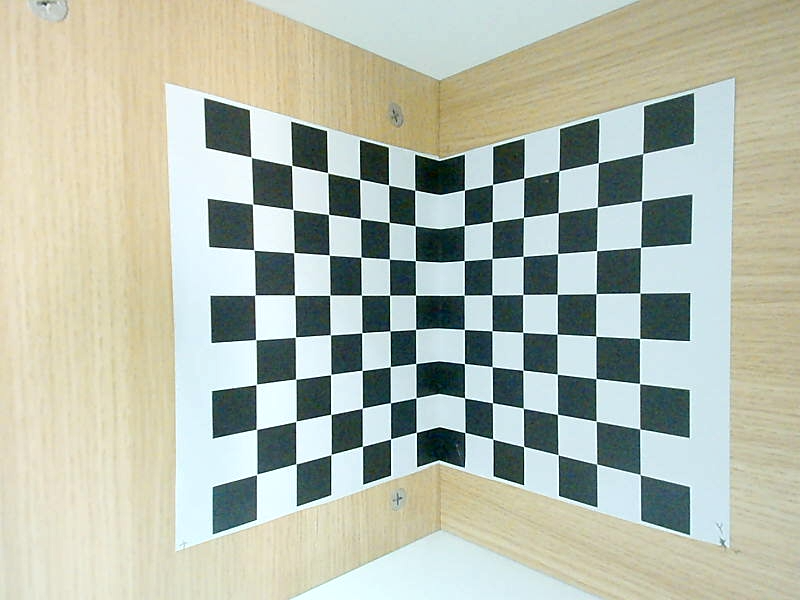
//> input picture left.png, 800 x 600 px
$ ./main   (built with g++ and OpenCV 4)
//> lines starting //> are read from the running program, lines starting //| are printed output that depends on the picture
### stereocalib.h
#pragma once
#ifndef STEREOCALIB_H
#define STEREOCALIB_H

#include <opencv2/core.hpp>
#include <vector>
#include <Eigen/Dense>


class stereoCalib
{
public:
	stereoCalib();
	~stereoCalib();

	void initialWorldPoint();
	void imagePointDetection(cv::Mat& img, cv::Mat& imgR);
	void solveProjectionMatrix(std::vector<cv::Point2f>& img_pts, std::vector<cv::Point3f>& word_pts, Eigen::MatrixXd& solve);
	void solveQR(Eigen::MatrixXd& Ho, Eigen::MatrixXd& intriK);
	void solveCameraParaByDLT(cv::Mat& img, cv::Mat& imgR);

private:
	std::vector<cv::Point3f> m_world_pts;
	std::vector<cv::Point2f> m_img_ptsL, m_img_ptsR;
	cv::Size m_imSize;
	cv::Mat intrinsic_MatrixL, distortion_coeffsL, rvecsL, tvecsL;
	cv::Mat intrinsic_MatrixR, distortion_coeffsR, rvecsR, tvecsR;

	cv::Mat R, T,E,F;
};

#endif // !STEREOCALIB_H

### stereocalib.cpp
#include "stereocalib.h"
#include <Eigen/Core>
#include <Eigen/SVD>
#include <iostream>
#include <opencv.hpp>

using namespace std;
using namespace Eigen;
using namespace cv;

stereoCalib::stereoCalib()
{
	;
}

stereoCalib::~stereoCalib()
{
	;
}

void stereoCalib::initialWorldPoint()
{
	// 2 initial 3d world control points
	for (int i = 8; i > 0; i--)       //
	{
		m_world_pts.push_back(Point3f(24.3f * 6, 0, 24.3f * i));
		m_world_pts.push_back(Point3f(24.3f * 5, 0, 24.3f * i));
		m_world_pts.push_back(Point3f(24.3f * 4, 0, 24.3f * i));
		m_world_pts.push_back(Point3f(24.3f * 3, 0, 24.3f * i));
		m_world_pts.push_back(Point3f(24.3f * 2, 0, 24.3f * i));
		m_world_pts.push_back(Point3f(24.3f * 1, 0, 24.3f * i));

		m_world_pts.push_back(Point3f(0, 24.3f * 1, 24.3f * i));
		m_world_pts.push_back(Point3f(0, 24.3f * 2, 24.3f * i));
		m_world_pts.push_back(Point3f(0, 24.3f * 3, 24.3f * i));
		m_world_pts.push_back(Point3f(0, 24.3f * 4, 24.3f * i));
		m_world_pts.push_back(Point3f(0, 24.3f * 5, 24.3f * i));
		m_world_pts.push_back(Point3f(0, 24.3f * 6, 24.3f * i));
	}
}

void stereoCalib::imagePointDetection(cv::Mat& imgL, cv::Mat& imgR)
{
	m_imSize = imgL.size();

	Mat grayL,grayR;
	cvtColor(imgL, grayL, cv::COLOR_BGR2GRAY);
	cvtColor(imgR, grayR, cv::COLOR_BGR2GRAY);


	/*bool retL = cv::findChessboardCorners(grayL,
		cv::Size(12, 8),
		m_img_ptsL,
		cv::CALIB_CB_ADAPTIVE_THRESH);

	bool retR = cv::findChessboardCorners(grayR,
		cv::Size(12, 8),
		m_img_ptsR,
		cv::CALIB_CB_ADAPTIVE_THRESH);*/

	vector<Point2f> mpL, mpR;
	bool retL = cv::findChessboardCorners(grayL,
		cv::Size(12, 8),
		mpL,
		cv::CALIB_CB_ADAPTIVE_THRESH);

	bool retR = cv::findChessboardCorners(grayR,
		cv::Size(12, 8),
		mpR,
		cv::CALIB_CB_ADAPTIVE_THRESH);

	for (int i = 0; i < 12*8; i++)       //
	{
		m_img_ptsL.push_back(mpL[i]);
		m_img_ptsR.push_back(mpR[i]);
	}


	////指定亚像素计算迭代标注
	//cv::TermCriteria criteria = cv::TermCriteria(
	//    cv::TermCriteria::MAX_ITER + cv::TermCriteria::EPS,
	//    40,
	//    0.1);

	////亚像素检测
	//cv::cornerSubPix(grayL, corners, cv::Size(5, 5), cv::Size(-1, -1), criteria);

	//角点绘制
	//cv::drawChessboardCorners(imL, cv::Size(12, 8), corners, ret);
}

void stereoCalib::solveProjectionMatrix(std::vector<cv::Point2f>& img_pts, std::vector<cv::Point3f>& word_pts, Eigen::MatrixXd& solve)
{
	int pts_num = word_pts.size();

	if (word_pts.size() < 7 || img_pts.size() < 7)
	{
		std::cerr << "wrong points num" << std::endl;
		return;
	}

	if (word_pts.size() != img_pts.size())
	{
		std::cerr << "num of img_pts are not equal to the one world pts have" << std::endl;
		return;
	}

	// Ax = 0
	// inital Matrix A
	Eigen::MatrixXd A_h = Eigen::MatrixXd::Zero(2*word_pts.size(), 12);

		//Constant(word_pts.size(), 12, 0);

	cout << "rows: " << A_h.rows() << endl;
	cout << "cols: " << A_h.cols() << endl;

	for (int i = 0; i < pts_num; i++)
	{
		MatrixXd m_world_pts(1,4);
		m_world_pts << word_pts[i].x, word_pts[i].y, word_pts[i].z, 1;
		MatrixXd m_img_pts(1,2);
		m_img_pts << img_pts[i].x, img_pts[i].y;

		A_h.block(i * 2, 0, 1, 4) = -1* m_world_pts;
		A_h.block(i * 2, 8, 1, 4) = m_img_pts(0) * m_world_pts;
		A_h.block(i * 2 + 1, 4, 1, 4) = -1 * m_world_pts;
		A_h.block(i * 2 + 1, 8, 1, 4) = m_img_pts(1) * m_world_pts;
	}

	JacobiSVD<Eigen::MatrixXd> svd(A_h, ComputeThinU | ComputeThinV);

	 // A_h = USV^T
	MatrixXd V(12,12), U(2 * word_pts.size(), 12);

	V = svd.matrixV();
	U = svd.matrixU();

	auto S_singular = svd.singularValues();

	MatrixXd S_M = MatrixXd::Zero(12,12);
	S_M.diagonal() = S_singular.transpose();

	//
	/*
	std::cout << "A_h :\n" << A_h << std::endl;
	std::cout << "USVT :\n" << U* S_M*V.transpose() << std::endl;*/

	// please don't combine this two process as solve = V.col(11).reshaped<RowMajor>(3, 4).eval();
	solve = V.col(11);
	solve = solve.reshaped<RowMajor>(3, 4).eval();

	solve = solve / solve(2,3);

	//std::cout << "solve :\n" << solve << std::endl;

	/*solveQR(solve);*/
}

void stereoCalib::solveQR(Eigen::MatrixXd& Ho, Eigen::MatrixXd& intriK)
{
	// Ho 3by4 with coefficent of last row last col is 1
	// H = KR[I, -C] = [KR, -KRC] = [H1 h] = K[R, -RC] = K[R, t]
	//

	/*cout << "H\n" << Ho << endl;
	cout << "Hx\n" << Ho.block(0, 0, 3, 3) << endl;*/

	// H1 = KR
	// H1^-1 = R^-1 (K^-1)
	Matrix3d H1 = Ho.block(0, 0, 3, 3).inverse();

	//cout << "H1\n" << H1 << endl;

	HouseholderQR<MatrixXd> qr;
	qr.compute(H1);

	MatrixXd R_qr = qr.matrixQR().triangularView<Eigen::Upper>();
	MatrixXd Q_qr = qr.householderQ();

	MatrixXd K = R_qr.inverse();
	MatrixXd R = Q_qr.inverse();

	//cout << "K\n" << K << endl;

	K = K / K(2, 2);

	/*cout << "K\n" << K << endl;
	cout << "R\n" << R << endl;*/

	intriK = K;

	return;

}

/*********
	* This is an implementation of DLT based camera calibration with Eigen
	*
	* General,we describe a imaging system of pinhole model as:
	* sp = K[R|t]P, s is depth scale coefficient, lower case p
	* represents 2d image point (u,v,1), upper P is a space 3d
	* point (X,Y,Z,1)  in world coordinate.
	*
	* usually, in rigid transformation, we descibe a rigid motion
	* from P1(X1,Y1,Z1) to P2(X2,Y2,Z2) with rotation transformation
	* R and the new camera position is C as P2 = R(P1 - C), also
	* sometimes, we hide description of C and introduces a tanslation
	* vecton t = -RC ,in this case, rigid transformation can also
	* be written down as P2 = RP1 + t.
	*
	* So:
	*     sp = K[R|t]P = [KR, -KRC]P = HP  (1)
	*
	* which C reperents the camera optical center position in world
	* coordinate, H is a preojection matrix with a shape of 3 by 4.
	*
	* The DLT method takes a set of at least 6 pairs of 3d world
	* points and those corrsponding projected 2d iamge points as
	* inputs and outputs the K,R parameters what we want to get
	* by DLT based calibration. please note that all 3d world points
	* must not space on a space planar.
	*
	* So, how to evaluate H and how to do decompsition about H
	* to get K and R ?
	* in general, we calculate H by build over-determined equation
	* based on the relation between p and P.
	*
	* [u]    [ h11, h12, h13, h14 ]
	* [v] =  [ h21, h22, h23, h24 ] * [X, Y,Z,1]^T   (2)
	* [1]    [ h31, h32, h33, h34 ]
	*
	* thus, we get two quations:
	*
	* u = (hllX + h12Y + h13Z + 1)/(h31X + h31Y + h33Z + 1)      (3)
	* v = (h2lX + h22Y + h23Z + 1)/(h31X + h31Y + h33Z + 1)
	*
	* now we have I pairs of that point (ui,vi,1) and (Xi,Yi,Zi,1)
	* each point pair provide two equation.
	*
	* based on (3) we get a linear algebraic equation:
	*
	* [ -X1 -Y1 -Z1 -1 0 0 0 0 x1X1 x1Y1 x1Z1 x1 ]
	* [ 0 0 0 0 -X1 -Y1 -Z1 -1 y1X1 y1Y1 y1Z1 y1 ]
	*                      .....
	* [ -Xi -Yi -Zi -1 0 0 0 0 xiXi xiY1 xiZi xi ]    * [h11, h12, h13, h14,h21, h22, h23, h24,h31, h32, h33, h34 ]^T = 0 (4)
	* [ 0 0 0 0 -Xi -Yi -Zi -1 yiXi yiYi yiZi yi ]
	*                     .....
	* [ -XI -YI -ZI -1 0 0 0 0 xIXI xIYI xIZI xI ]
	* [ 0 0 0 0 -XI -YI -ZI -1 yIXI yIYI yIZI yI ]
	*
	* this linear equation is a traditional Ax = 0 problem.
	* the sulution of x can be evaluated by SVD decomposition
	* (sigular value decomposition)
	* at that case:
	* A = USV^T, U: 2Ix12, V: 12x12, S: 12x12 is diagonal matrix with descendent value
	* the solution is a sigular vector within V corresponding to the minimal
	* sigular value among S diagonal line coefficent， tipically x = V.col(11) as the repository.
	*
	* now we have got H, and we use QR decomposition to calculate K , R ,C
	*
	* H = [KR, -KRC] = [Ho, ho]
	* Ho = KR
	* ho = -KRC
	* so C = -Ho^-1 * ho
	* to our konwledge, in QR decomposition, R is a upper
	* triangular matrix, Q is a orthogonal matrix, and is our Ho =KR
	* matrix K is a upper triangular matrix, R is a orthogonal matrix
	*
	* so  we can make a samll trick H^-1 = R^-1 * K^-1 = QR
	* than we get rotation matrix R = Q^-1, and get K = R^-1
	* finnally we devide K by K(2,3) to get a normalized K.
	*
**********/
void stereoCalib::solveCameraParaByDLT(cv::Mat& img, cv::Mat& imgR)
{
	//inital 3d world points
	initialWorldPoint();

	// deterct cheeseboard
	imagePointDetection(img, imgR);

	// evaluate projection matrix
	Eigen::MatrixXd solveProjectMatrixL, solveProjectMatrixR;
	solveProjectionMatrix(m_img_ptsL, m_world_pts, solveProjectMatrixL);
	solveProjectionMatrix(m_img_ptsR, m_world_pts, solveProjectMatrixR);

	// evaluate camera matirx
	MatrixXd intriKL, intriKR;
	solveQR(solveProjectMatrixL, intriKL);
	solveQR(solveProjectMatrixR, intriKR);


	// evalute the final k,distortion,R,and T based on opencv
	// with a guassed intrinsic matrix got by DLT
	vector<vector<cv::Point3f>> world_ptss;
	vector<vector<cv::Point2f>> img_ptssL, img_ptssR;

	world_ptss.push_back(m_world_pts);
	img_ptssL.push_back(m_img_ptsL);
	img_ptssR.push_back(m_img_ptsR);


	intrinsic_MatrixL = Mat::zeros(3, 3, CV_64F);
	intrinsic_MatrixL.at<double>(0, 0) = abs(intriKL(0,0));
	intrinsic_MatrixL.at<double>(0, 2) = abs(intriKL(0, 2));
	intrinsic_MatrixL.at<double>(1, 1) = abs(intriKL(1, 1));
	intrinsic_MatrixL.at<double>(2, 2) = 1.0;

	double rmsL = calibrateCamera(world_ptss, img_ptssL, m_imSize, intrinsic_MatrixL, distortion_coeffsL, rvecsL, tvecsL, CALIB_USE_INTRINSIC_GUESS);

	cout << "RMSL error: " << rmsL << endl;
	cout << "KL:\n " << intrinsic_MatrixL << endl;
	cout << "distortionL: \n" << distortion_coeffsL << endl;
	cout << "rvecsL: \n" << rvecsL << endl;
	cout << "tvecsL: \n" << tvecsL << endl;


	intrinsic_MatrixR = Mat::zeros(3, 3, CV_64F);
	intrinsic_MatrixR.at<double>(0, 0) = abs(intriKR(0, 0));
	intrinsic_MatrixR.at<double>(0, 2) = abs(intriKR(0, 2));
	intrinsic_MatrixR.at<double>(1, 1) = abs(intriKR(1, 1));
	intrinsic_MatrixR.at<double>(1, 2) = abs(intriKR(1, 2));
	intrinsic_MatrixR.at<double>(2, 2) = 1.0;

	double rmsR = calibrateCamera(world_ptss, img_ptssR, m_imSize, intrinsic_MatrixR, distortion_coeffsR, rvecsR, tvecsR, CALIB_USE_INTRINSIC_GUESS);

	cout << "RMSR error: " << rmsR << endl;
	cout << "KR:\n " << intrinsic_MatrixR << endl;
	cout << "distortionR: \n" << distortion_coeffsR << endl;
	cout << "rvecsR: \n" << rvecsR << endl;
	cout << "tvecsR: \n" << tvecsR << endl;


	double rmsStereo = stereoCalibrate(world_ptss, img_ptssL, img_ptssR, intrinsic_MatrixL, distortion_coeffsL,
		intrinsic_MatrixR, distortion_coeffsR, m_imSize, R,
		T, E, F, CALIB_USE_INTRINSIC_GUESS, TermCriteria(TermCriteria::COUNT + TermCriteria::EPS, 30, 1e-6));

	cout << "final KL:\n " << intrinsic_MatrixL << endl;
	cout << "final distortionL: \n" << distortion_coeffsL << endl;
	cout << "final KR:\n " << intrinsic_MatrixR << endl;
	cout << "final distortionR: \n" << distortion_coeffsR << endl;

	cout << "R: \n" << R << endl;
	cout << "T: \n" << T << endl;


	return;
}

### main.cpp
#include "stereocalib.h"
#include <opencv.hpp>
#include <vector>

#include <Eigen/Core>
#include <Eigen/Dense>

using namespace cv;
using namespace std;
using namespace Eigen;

void calib()
{
    Mat imL = imread("left.png");
    Mat imR = imread("right.png");

    stereoCalib calib;

    calib.solveCameraParaByDLT(imL, imR);

}

int main(int* argc, int** argv)
{
    calib();
//> in calib, imL is the input picture: 600 rows x 800 cols, CV_8UC3; mean B, G, R 173.8, 187.6, 181
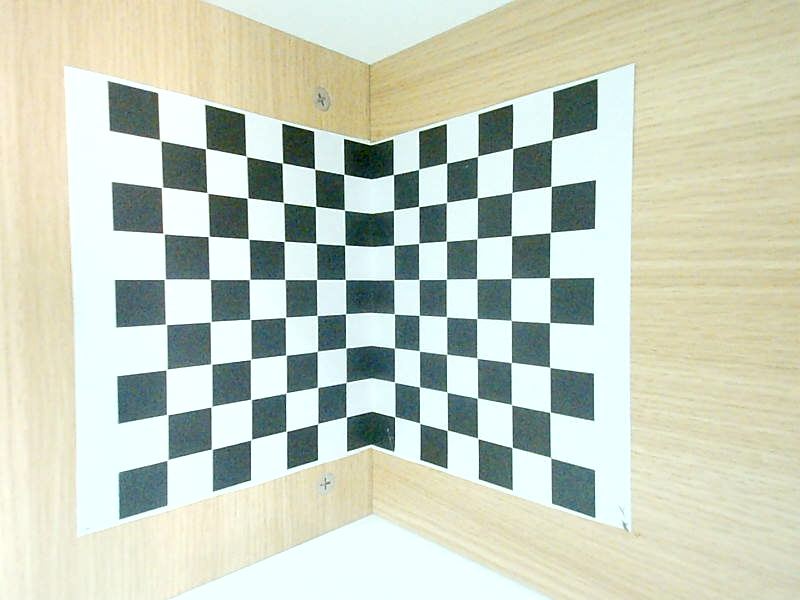
//> input picture right.png, 800 x 600 px
//> in calib, imR is the input picture: 600 rows x 800 cols, CV_8UC3; mean B, G, R 191.4, 207.7, 200.1
//> in imagePointDetection, `cvtColor(imgL, grayL, cv::COLOR_BGR2GRAY);`:
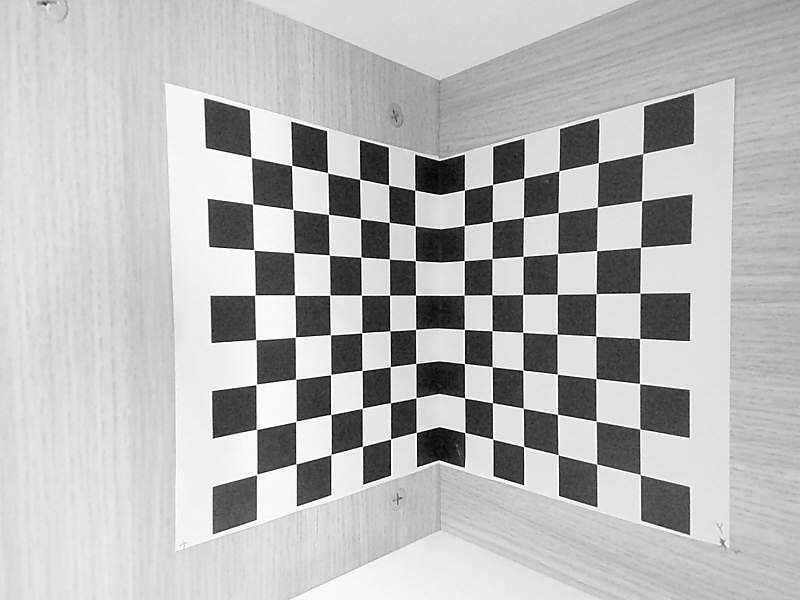
//> grayL: 600 rows x 800 cols, CV_8UC1; min 1, max 255, mean 184
//> in imagePointDetection, `cvtColor(imgR, grayR, cv::COLOR_BGR2GRAY);`:
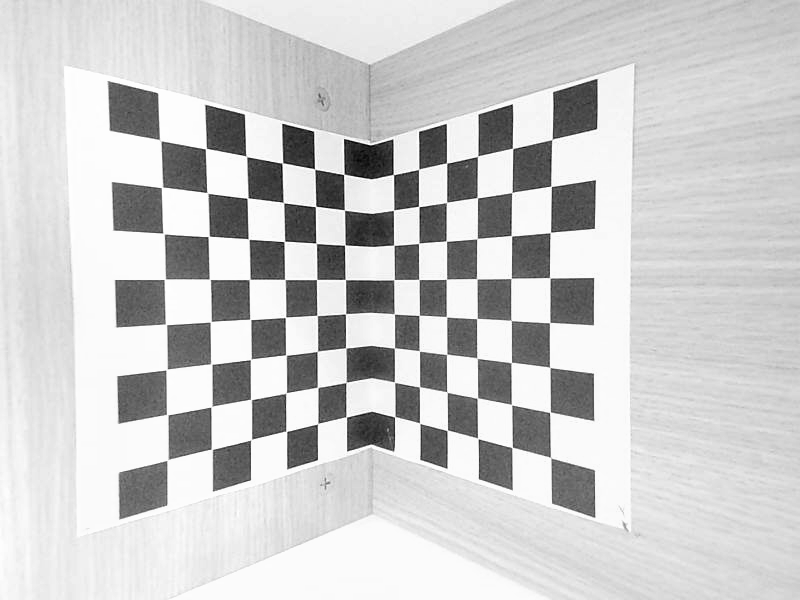
//> grayR: 600 rows x 800 cols, CV_8UC1; min 4, max 255, mean 203.5
//> in imagePointDetection, `bool retL = cv::findChessboardCorners(grayL, cv::Size(12, 8), mpL, cv:..`: mpL = 96 Points (x, y), first 12: [250.9, 156.9], [291.7, 165.5], [327.6, 172.7], [359.6, 179.3], [388.5, 184.9], [414.9, 190.2], [464.4, 190.1], [492.5, 184.4], [523.9, 178], [558.8, 170.8], [598.3, 162.6], [643, 153.6]; retL = true
//> in imagePointDetection, `bool retR = cv::findChessboardCorners(grayR, cv::Size(12, 8), mpR, cv:..`: mpR = 96 Points (x, y), first 12: [161.3, 141.1], [205.7, 148.7], [246.5, 156.4], [282.4, 162.9], [314.6, 169], [343.8, 174.4], [393.3, 174.5], [418.7, 169.3], [446.5, 163], [477.6, 156.2], [512.6, 148.4], [551.9, 139.5]; retR = true
//> after the loop in imagePointDetection, `for (int i = 0; i < 12*8; i++)`: m_img_ptsL has the same summary as mpL; m_img_ptsR has the same summary as mpR
//> in solveCameraParaByDLT, `img_ptssL.push_back(m_img_ptsL);`: img_ptssL = 1 point lists
//> in solveCameraParaByDLT, `intrinsic_MatrixL.at<double>(0, 0) = abs(intriKL(0,0));`: intrinsic_MatrixL = [[504, 0, 0], [0, 0, 0], [0, 0, 0]]
//> in solveCameraParaByDLT, `intrinsic_MatrixL.at<double>(0, 2) = abs(intriKL(0, 2));`: intrinsic_MatrixL = [[504, 0, 411.4], [0, 0, 0], [0, 0, 0]]
//> in solveCameraParaByDLT, `intrinsic_MatrixL.at<double>(1, 1) = abs(intriKL(1, 1));`: intrinsic_MatrixL = [[504, 0, 411.4], [0, 504.6, 0], [0, 0, 0]]
//> in solveCameraParaByDLT, `intrinsic_MatrixL.at<double>(2, 2) = 1.0;`: intrinsic_MatrixL = [[504, 0, 411.4], [0, 504.6, 0], [0, 0, 1]]
//> in solveCameraParaByDLT, `double rmsL = calibrateCamera(world_ptss, img_ptssL, m_imSize, intrins..`: intrinsic_MatrixL = [[538.8, 0, 414.2], [0, 537.5, 323.2], [0, 0, 1]]; distortion_coeffsL = [0.233, -0.582, 0.00685, -0.00276, 0.881]; rvecsL = [[0.746, 1.81, -1.73]]; tvecsL = [[18.89, 100.7, 403.2]]; rmsL = 0.224
//| RMSL error: 0.224426
//| KL:
//|  [538.7612897619047, 0, 414.1921513150224;
//|  0, 537.5432457949944, 323.1662276805903;
//|  0, 0, 1]
//| distortionL:
//| [0.2331403148360376, -0.5815989144514921, 0.00684625577711167, -0.002761234691221314, 0.8809337756498187]
//| rvecsL:
//| [0.7457562343279687, 1.811249435747232, -1.734749399861855]
//| tvecsL:
//| [18.88741540027612, 100.7295025198188, 403.2496434594605]
//> in solveCameraParaByDLT, `intrinsic_MatrixR.at<double>(0, 0) = abs(intriKR(0, 0));`: intrinsic_MatrixR = [[504.8, 0, 0], [0, 0, 0], [0, 0, 0]]
//> in solveCameraParaByDLT, `intrinsic_MatrixR.at<double>(0, 2) = abs(intriKR(0, 2));`: intrinsic_MatrixR = [[504.8, 0, 410.6], [0, 0, 0], [0, 0, 0]]
//> in solveCameraParaByDLT, `intrinsic_MatrixR.at<double>(1, 1) = abs(intriKR(1, 1));`: intrinsic_MatrixR = [[504.8, 0, 410.6], [0, 505.5, 0], [0, 0, 0]]
//> in solveCameraParaByDLT, `intrinsic_MatrixR.at<double>(1, 2) = abs(intriKR(1, 2));`: intrinsic_MatrixR = [[504.8, 0, 410.6], [0, 505.5, 300], [0, 0, 0]]
//> in solveCameraParaByDLT, `intrinsic_MatrixR.at<double>(2, 2) = 1.0;`: intrinsic_MatrixR = [[504.8, 0, 410.6], [0, 505.5, 300], [0, 0, 1]]
//> in solveCameraParaByDLT, `double rmsR = calibrateCamera(world_ptss, img_ptssR, m_imSize, intrins..`: intrinsic_MatrixR = [[538.1, 0, 403.4], [0, 537, 300.3], [0, 0, 1]]; distortion_coeffsR = [0.209, -0.258, -0.000587, 0.00105, -0.164]; rvecsR = [[0.744, 1.8, -1.74]]; tvecsR = [[-23.12, 106.2, 401.9]]; rmsR = 0.286
//| RMSR error: 0.286206
//| KR:
//|  [538.0736495339871, 0, 403.3859319872347;
//|  0, 537.0027071482033, 300.2739602905642;
//|  0, 0, 1]
//| distortionR:
//| [0.2090958861649855, -0.2575910370266679, -0.0005868142550547647, 0.001054002657705853, -0.1641418109917151]
//| rvecsR:
//| [0.7441342476152301, 1.797662429032709, -1.739948849480329]
//| tvecsR:
//| [-23.12208103618929, 106.1815732443963, 401.8891257484285]
//> in solveCameraParaByDLT, `double rmsStereo = stereoCalibrate(world_ptss, img_ptssL, img_ptssR, i..`: distortion_coeffsL = [0.233, -0.582, 0.00684, -0.00276, 0.881]; R = [[1, -0.000437, -0.00436], [0.000484, 1, 0.0108], [0.00435, -0.0108, 1]]; T = [-40.21, 1.1, -0.328]
//| final KL:
//|  [538.7612883584293, 0, 414.19219097695;
//|  0, 537.5433078172269, 323.1662617872751;
//|  0, 0, 1]
//| final distortionL:
//| [0.2331401466108566, -0.5815937699559849, 0.00684486564326908, -0.002762805947752112, 0.8810015654763889]
//| final KR:
//|  [538.0736490043341, 0, 403.3859222325728;
//|  0, 537.0027046397032, 300.2739552758422;
//|  0, 0, 1]
//| final distortionR:
//| [0.209095895874887, -0.257590978799322, -0.0005868395235422671, 0.001053964864648807, -0.164141677769595]
//| R:
//| [0.9999904197312157, -0.00043700573152746, -0.004355395708504742;
//|  0.0004839489442228806, 0.9999417451453142, 0.01078295456556625;
//|  0.004350429772612693, -0.01078495905111803, 0.9999323769230894]
//| T:
//| [-40.20885329570321;
//|  1.100586591222527;
//|  -0.3279906252800162]
	return 0;
}
